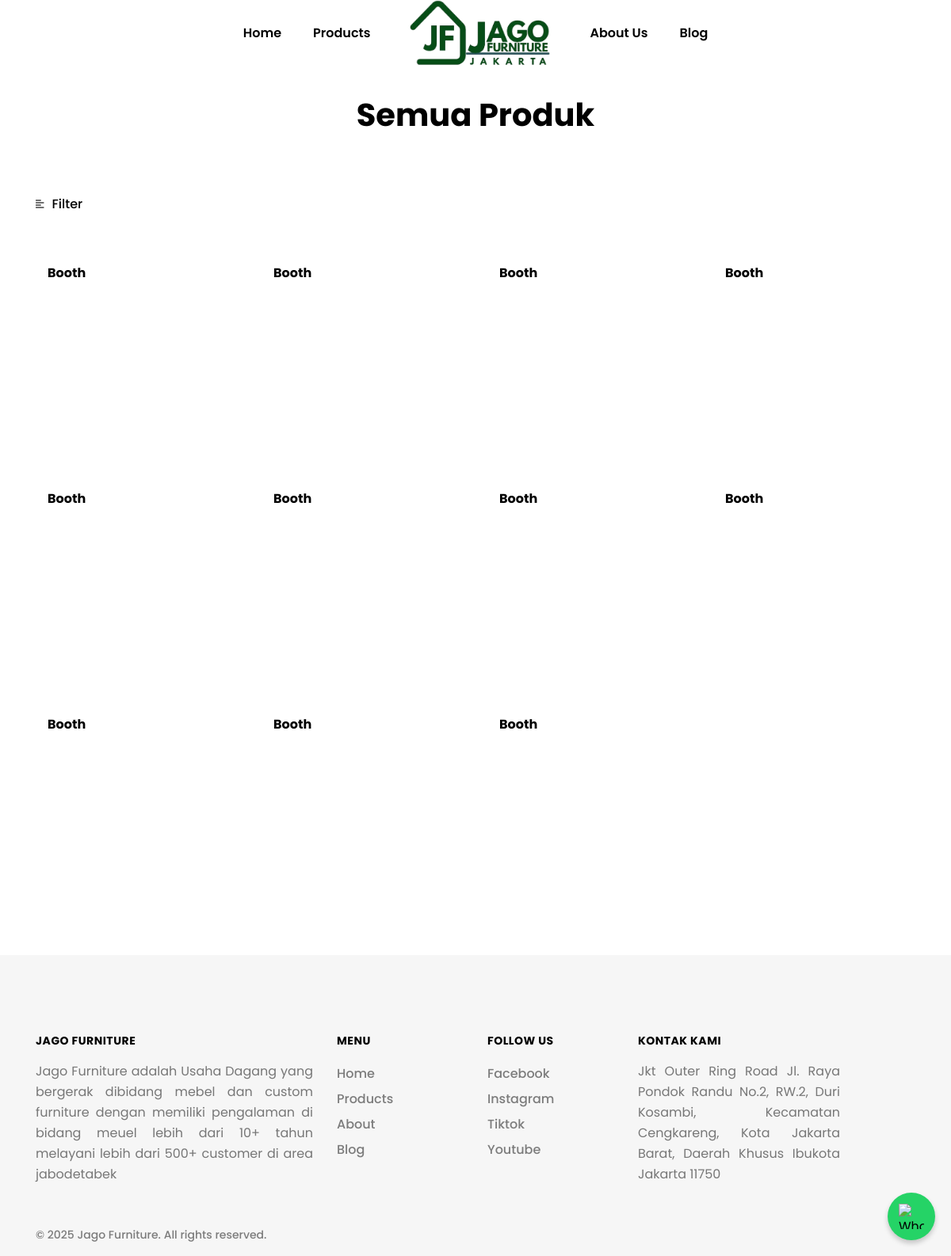
Screenshot of /categories/booth with the database file from the repository.
### tables this page shows
CREATE TABLE `tb_product` (
  `product_id` int(11) NOT NULL,
  `product_category_id` int(11) NOT NULL,
  `product_category_name` text NOT NULL,
  `product_images` text NOT NULL,
  `product_favorite` varchar(100) NOT NULL DEFAULT 'no'
);

CREATE TABLE `tb_about` (
  `about_id` int(11) NOT NULL,
  `about_tittle` text NOT NULL,
  `about_sub` text NOT NULL,
  `about_img_header` text NOT NULL,
  `about_desc_1` text NOT NULL,
  `about_desc_2` text NOT NULL,
  `about_img_1` text NOT NULL,
  `about_desc_3` text NOT NULL,
  `about_alamat` text NOT NULL,
  `about_whatsapp` varchar(100) NOT NULL,
  `about_img_2` text NOT NULL,
  `about_desc_footer` text NOT NULL
);

CREATE TABLE `tb_socialmedia` (
  `socialmedia_id` int(11) NOT NULL,
  `socialmedia_name` varchar(100) NOT NULL,
  `socialmedia_link` text NOT NULL
);

### application/modules/home/controllers/Home.php (called while the page is built, shortened)
<?php
class Home extends MX_Controller
{
	public function __construct()
	{
			$this->load->model('General_model');
	}
	public function categories($slugs = null)
	{
			$slug 									= $link = $this->uri->segment(1);
			$get_header 						= $this->General_model->get_ones("tb_header", "slug = '$slug'");
			if ($slugs != '') {
					$data['slug'] 					= $slug;
					$data['tittle'] 				= $get_header->header_tittle;
					$data['description'] 		= $get_header->header_description;
					$data['keywords'] 			= $get_header->header_keywords;
					$data['category'] 			= $this->General_model->get("tb_product_category");
					$get_categories 				= $this->General_model->get_ones("tb_product_category", "category_slug = '$slugs'");
					$category_name 					= $get_categories->category_name;
					$data['product'] 				= $this->General_model->get_one("tb_product", "product_category_name = '$category_name'");
					$data['socialmedia'] 		= $this->General_model->get("tb_socialmedia");
					$data['about'] 					= $this->General_model->get_ones("tb_about", "about_id = 1");
					$this->load->view('template/header', $data);
			    $this->load->view('page/category_product', $data);
			    $this->load->view('template/footer', $data);
			}
	}
}

### index.php (called while the page is built, shortened)
<?php
require_once BASEPATH.'core/CodeIgniter.php';

### application/third_party/MX/Controller.php (called while the page is built, shortened)
<?php (defined('BASEPATH')) OR exit('No direct script access allowed');
class MX_Controller
{
	public function __get($class)
	{
		return CI::$APP->$class;
	}
}

### application/models/General_model.php (called while the page is built, shortened)
<?php
class General_model extends CI_Model
{
    public function get($table)
    {
        $this->db->select('*');
        $this->db->from($table);
        return $this->db->get()->result_array();
    }
    public function get_one($table, $where)
    {
        $this->db->select('*');
        $this->db->from($table);
        $this->db->where($where);
        return $this->db->get()->result_array();
    }
    public function get_ones($table, $where)
    {
        $this->db->select('*');
        $this->db->from($table);
        $this->db->where($where);
        return $this->db->get()->row();
    }
}

### application/modules/home/views/page/category_product.php (the view, shortened to what this page needs)
<main id="content" style="margin-top: 50px;">
	<section class="py-10">
	  <div class="container">
	    <h1 class="fs-40 mb-1 text-capitalize text-center">Semua Produk</h1>
	  </div>
	</section>
	<section>
	  <div class="container container-xxl">
	    <div class="d-flex mb-7">
	      <div class="d-flex align-items-center text-primary font-weight-500" data-canvas="true"
	           data-canvas-options='{"container":".filter-canvas"}'>
	        <button type="button" class="border-0 pl-0 pr-2 fs-12 bg-transparent">
	          <i class="far fa-align-left"></i>
	        </button>
	        Filter
	      </div>
	    </div>
	    <div class="row mb-7 overflow-hidden">
	    	<?php foreach ($product as $row_product): ?>
	      <div class="col-sm-6 col-lg-3 mb-6" data-animate="fadeInUp">
	        <div class="card border-0 hover-change-content product">
	          <div style="background-image: url('<?php echo base_url('assets/images/product/' . $row_product['product_images']); ?>')"
						     class="card-img ratio bg-img-cover-center ratio-1-1">
						</div>
	        </div>
	        <div class="card-img-overlay d-flex py-4 py-sm-5 pl-6 pr-4">
            <div class="d-flex flex-column">
              <a href="#" class="font-weight-bold mb-1 d-block lh-12"><?php echo $row_product['product_category_name']?></a>
            </div>
          </div>
	      </div>
	      <?php endforeach; ?>
	    </div>
	  </div>
	</section>
</main>

### application/modules/home/views/template/footer.php (shortened to what this page needs)
<footer class="pt-13 pb-4 footer bg-color-2">
    <div class="container container-xxl">
      <div class="row">
        <div class="col-md-8 col-lg-4 mb-6 mb-lg-0">
          <h3 class="fs-14 mb-3 text-uppercase letter-spacing-05">JAGO FURNITURE</h3>
          <p align="justify"><?php echo $about->about_desc_footer; ?></p>
        </div>
        <div class="col-md-4 col-lg-2 mb-6 mb-lg-0">
          <h3 class="fs-14 mb-3 text-uppercase letter-spacing-05">Menu</h3>
          <ul class="list-unstyled mb-0">
            <li class="py-0"><a href="<?php echo base_url(); ?>" class="text-gray hover-primary lh-2 font-weight-500">Home</a> </li>
            <li class="py-0"><a href="<?php echo base_url('product'); ?>" class="text-gray hover-primary lh-2 font-weight-500">Products</a>
            </li>
            <li class="py-0"><a href="<?php echo base_url('aboutus'); ?>" class="text-gray hover-primary lh-2 font-weight-500">About</a>
            </li>
            <li class="py-0"><a href="<?php echo base_url('blog'); ?>" class="text-gray hover-primary lh-2 font-weight-500">Blog</a> </li>
          </ul>
        </div>
        <div class="col-md-4 col-lg-2 mb-6 mb-lg-0">
          <h3 class="fs-14 mb-3 text-uppercase letter-spacing-05">follow us</h3>
          <ul class="list-unstyled mb-0">
          	<?php foreach ($socialmedia as $row_socialmedia): ?>
		            <li class="py-0"><a href="<?php echo $row_socialmedia['socialmedia_link']?>" class="text-gray hover-primary lh-2 font-weight-500"><?php echo $row_socialmedia['socialmedia_name']?></a> </li>
		          <?php endforeach; ?>
          </ul>
        </div>
        <div class="col-md-6 col-lg-3 mb-6 mb-lg-0">
          <h3 class="fs-14 mb-3 text-uppercase letter-spacing-05">Kontak Kami</h3>
          <p align="justify"><?php echo $about->about_alamat; ?></p>
        </div>
      </div>
      <div class="mt-2 mt-md-7 row align-items-center">
        <p class="col-md-auto mb-4 mb-md-0 text-gray lh-1 fs-14 font-weight-500">
          © 2025 Jago Furniture. All rights reserved.
        </p>
      </div>
    </div>
  </footer>
  <div class="position-fixed pos-fixed-bottom-right p-6 z-index-10">
  </div>
  <a href="https://wa.me/6287776304443" target="_blank" class="wa-float">
    <img src="https://upload.wikimedia.org/wikipedia/commons/6/6b/WhatsApp.svg" alt="WhatsApp" />
  </a>
</body>
</html>

### application/modules/home/views/template/footer.php (style rules this page uses)
.wa-float { position: fixed; bottom: 20px; right: 20px; width: 60px; height: 60px; background-color: #25D366; border-radius: 50%; box-shadow: 0 4px 6px rgba(0, 0, 0, 0.2); display: flex; justify-content: center; align-items: center; z-index: 9999; transition: transform 0.2s ease-in-out; }
.wa-float img { width: 32px; height: 32px; }

### rows the page displays
tb_product: product_category_name "Booth"
tb_product: product_category_name "Booth"
tb_product: product_category_name "Booth"
tb_product: product_category_name "Booth"
tb_product: product_category_name "Booth"
tb_product: product_category_name "Booth"
tb_product: product_category_name "Booth"
tb_product: product_category_name "Booth"
tb_product: product_category_name "Booth"
tb_product: product_category_name "Booth"
tb_product: product_category_name "Booth"
tb_about: about_desc_footer "Jago Furniture adalah Usaha Dagang yang bergerak dibidang mebel dan custom furniture dengan memiliki pengalaman di bidang meuel lebih dari 10+ tahun melayani lebih dari 500+ customer di area jabodetabek", about_alamat "Jkt Outer Ring Road Jl. Raya Pondok Randu No.2, RW.2, Duri Kosambi, Kecamatan Cengkareng, Kota Jakarta Barat, Daerah Khusus Ibukota Jakarta 11750"
tb_socialmedia: socialmedia_name "Facebook"
tb_socialmedia: socialmedia_name "Instagram"
tb_socialmedia: socialmedia_name "Tiktok"
tb_socialmedia: socialmedia_name "Youtube"
